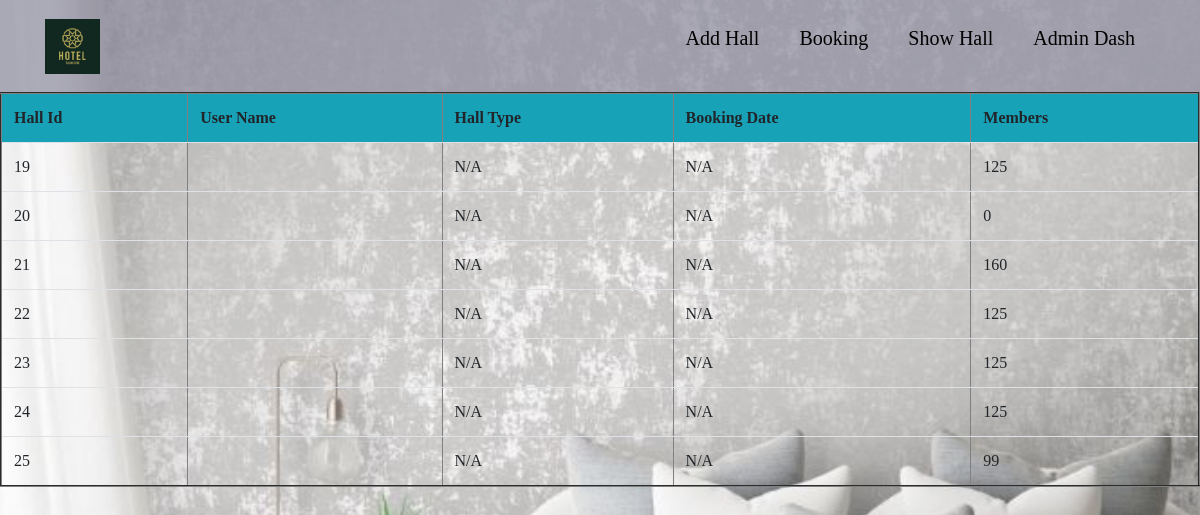
The app's page /admin/hbooking.php with its own data.
### tables this page shows
CREATE TABLE `hall_details` (
  `id` int(11) NOT NULL,
  `userid` int(11) NOT NULL,
  `hallbookingid` int(50) NOT NULL,
  `username` varchar(50) NOT NULL,
  `members` int(11) NOT NULL
);

### admin/hbooking.php (the view, shortened to what this page needs)
<!DOCTYPE html>
<html lang="en">
    <head>
        <link rel="stylesheet" href="stylee.css">
        <link rel="stylesheet" href="bootstrap-4.3.1-dist\css\bootstrap.min">
    </head>
    <body>
        <div class="table-responsive">
            <form method="post" action="dispcustomer.php">
                <table border="2" class="table">
                    <tr class="bg-info">
                        <th> Hall Id</th>
                        <th>User Name</th>
                        <th>Hall Type</th>
                        <th>Booking Date</th>
                        <th>Members</th>
                    </tr>
                    <?php
                        include('../bootstrap.php');
                        include('header4.php');
                        function display()
                        {
                            $conn=connection();
                            $str="select * from hall_details";
                            $result=$conn->query($str);
                            return $result;
                        }
                          $result=display();
                          if($result->num_rows>0)
                          {
                              while($row = $result->fetch_assoc())
                              {
                        ?>
                    <tr>
                        <td><?php echo $row['id']; ?></td>
                        <td><?php echo $row['username']; ?></td>
                        <?php
                            $conn = connection();
                            if ($conn) {
                               $str = "SELECT * FROM `hall-bookings` WHERE id='$row[hallbookingid]'";
                                $result1 = mysqli_query($conn, $str);
                                if ($result1) {
                                    $row1 = mysqli_fetch_assoc($result1);
                                    if ($row1) {
                                        $bookingdate = $row1['date'];
                                        $conn = connection();
                                        if ($conn) {
                                            $str = "SELECT * FROM hall WHERE id='$row1[h_id]'";
                                            $result2 = mysqli_query($conn, $str);
                                            if ($result2) {
                                                $row2 = mysqli_fetch_assoc($result2);
                                                if ($row2) {
                                                    $halltype = $row2['hallyype'];
                                                } else {
                                                    $halltype = "Unknown";
                                                }
                                            } else {
                                                echo "Error: " . mysqli_error($conn);
                                            }
                                            mysqli_close($conn);
                                        }
                                    } else {
                                        $bookingdate = "N/A";
                                        $halltype = "N/A";
                                    }
                                } else {
                                    echo "Error: " . mysqli_error($conn);
                                }
                            } else {
                                echo "Failed to connect to database.";
                            }
                        ?>
                        <td><?= isset($halltype) ? $halltype : "N/A"; ?></td>
                        <td><?= isset($bookingdate) ? $bookingdate : "N/A"; ?></td>
                        <td><?php echo $row['members']; ?></td>
                    </tr>
                    <?php
                        }
                            }
                        ?>
                </table>
            </form>
        </div>
    </body>
</html>

### admin/stylee.css (style rules this page uses)
* { margin: 0; padding: 0; }

### admin/css/style.css (style rules this page uses)
* { margin: 0; padding: 0; box-sizing: border-box; }
body { font-family: calibri; }

### admin/hbooking.php (style rules this page uses)
body::before { position: absolute; content: ""; height: 100%; width: 100%; z-index: -1; opacity: 0.89; background: url('../img/w1.jpg') center center/cover no-repeat; object-fit: cover; }
table { width: 10%; }

### records on screen
hall_details: id "19", halltype "N/A", bookingdate "N/A", members "125"
hall_details: id "20", halltype "N/A", bookingdate "N/A", members "0"
hall_details: id "21", halltype "N/A", bookingdate "N/A", members "160"
hall_details: id "22", halltype "N/A", bookingdate "N/A", members "125"
hall_details: id "23", halltype "N/A", bookingdate "N/A", members "125"
hall_details: id "24", halltype "N/A", bookingdate "N/A", members "125"
hall_details: id "25", halltype "N/A", bookingdate "N/A", members "99"
